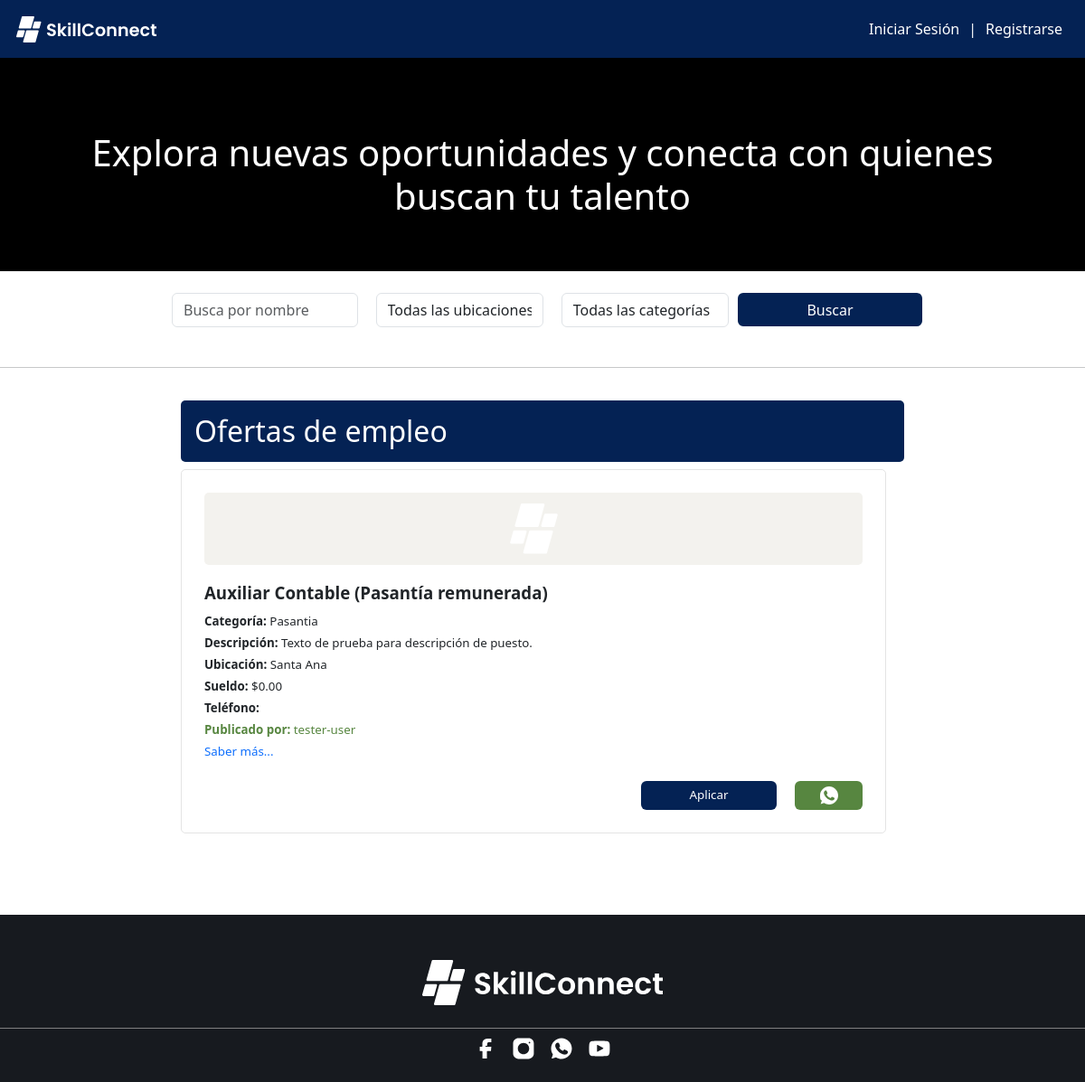
Screenshot of /index.php?nombre=Auxiliar Contable (Pasantía remunerada) with the database file from the repository.
### tables this page shows
CREATE TABLE `ofertas` (
  `id` int(11) NOT NULL,
  `usuario_id` int(11) NOT NULL,
  `nombre` varchar(100) NOT NULL,
  `profesion` varchar(100) NOT NULL,
  `descripcion` text NOT NULL,
  `sueldo` decimal(10,2) DEFAULT NULL,
  `telefono` varchar(20) DEFAULT NULL,
  `ubicacion` varchar(100) DEFAULT NULL,
  `foto_url` varchar(255) DEFAULT NULL,
  `descripcion_empresa` text DEFAULT NULL,
  `email` varchar(100) NOT NULL,
  `created_at` timestamp NOT NULL DEFAULT current_timestamp()
);

CREATE TABLE `usuarios` (
  `id` int(11) NOT NULL,
  `nombre` varchar(100) NOT NULL,
  `profesion` varchar(255) NOT NULL,
  `dui` varchar(20) NOT NULL,
  `telefono` varchar(20) NOT NULL,
  `direccion` varchar(255) NOT NULL,
  `about` text DEFAULT NULL,
  `correo` varchar(100) NOT NULL,
  `contrasena` varchar(255) NOT NULL,
  `rol` enum('Profesional','Usuario') DEFAULT 'Usuario',
  `fecha_registro` timestamp NOT NULL DEFAULT current_timestamp()
);

### index.php (the view, shortened to what this page needs)
<?php
include 'config.php';
$nombre = isset($_GET['nombre']) ? $_GET['nombre'] : '';
$query = "SELECT o.*, u.nombre AS nombre_usuario
          FROM ofertas o
          JOIN usuarios u ON o.usuario_id = u.id
          WHERE 1=1";
if (!empty($nombre)) {
    $query .= " AND o.nombre LIKE :nombre";
}
$stmt = $conn->prepare($query);
if (!empty($nombre)) {
    $stmt->bindValue(':nombre', "%$nombre%");
}
$stmt->execute();
$profesionales = $stmt->fetchAll(PDO::FETCH_ASSOC);
function limitarDescripcion($texto, $limitePalabras = 20) {
    $palabras = explode(' ', $texto);
    return $texto;
}
?>
<!DOCTYPE html>
<html lang="es">
<head>
    <link href="https://cdn.jsdelivr.net/npm/bootstrap@5.3.2/dist/css/bootstrap.min.css" rel="stylesheet">
    <link rel="stylesheet" href="./css/miestilo.css">
</head>
<body>
    <?php include 'include/header.php'; ?>
    <?php include 'include/banner.php'; ?>
    <div class="div-titulo">
        <h1 class="titulo">Explora nuevas oportunidades y conecta con quienes buscan tu talento</h1>
    </div>
    <div class="form-busqueda-contenedor" id="form-busqueda">
        <form method="GET" action="index.php" class="form-busqueda">
            <input type="text" class="form-control mb-1" name="nombre" placeholder="Busca por nombre" value="">
            <div class="input-group mb-1">
                <select class="form-control custom-select" name="ubicacion">
                    <option selected value="">Todas las ubicaciones</option>
                </select>
            </div>
            <div class="input-group mb-1">
                <select class="form-control custom-select" name="profesion">
                    <option selected value="">Todas las categorías</option>
                </select>
            </div>
            <button type="submit" class="btn" id="miboton">Buscar</button>
        </form>
    </div>
    <hr class="my-3">
    <div class="contenedor-principal">
        <div class="resultados">
            <h2 style="width: 100%; max-height: 70px">Ofertas de empleo</h2>
            <?php if (empty($profesionales)) : ?>
                <p style="font-size: 30pt"><strong>No se encontraron resultados.</strong></p>
            <?php else : ?>
                <?php foreach ($profesionales as $profesional) : ?>
                    <div class="div-resultados">
                        <div class="icono-company">
                            <img src="./img/svg/icon_app.svg" alt="Imagen empresa">
                        </div>
                        <h3><strong><?php echo $profesional['nombre']; ?></strong></h3>
                        <p class="info-oferta"><strong>Categoría: </strong><?php echo $profesional['profesion']; ?></p>
                        <p class="info-oferta"><strong>Descripción: </strong><?php echo limitarDescripcion($profesional['descripcion']); ?></p>
                        <p class="info-oferta"><strong>Ubicación: </strong><?php echo $profesional['ubicacion']; ?></p>
                        <p class="info-oferta"><strong>Sueldo: </strong>$<?php echo $profesional['sueldo']; ?></p>
                        <p class="info-oferta"><strong>Teléfono: </strong><?php echo $profesional['telefono']; ?></p>
                        <p class="info-oferta" style="color: #578640"><strong>Publicado por: </strong><?php echo $profesional['nombre_usuario']; ?></p>
                        <p class="info-oferta" style="color: #5483b3"><a href="">Saber más...</a></p>
                        <div class="info-contenedor-btn">
                            <button class="btn btn-primary" data-bs-toggle="modal" data-bs-target="#miModalAplicar">Aplicar</button>
                            <a href="https://wa.me/503<?php echo str_replace('-', '', $profesional['telefono']); ?>" target="_blank">
                                <div class="info-oferta-contacto btn btn-primary">
                                <img src="./img/svg/ico-wsp-white.svg" alt="ico-wsp">
                                </div>
                            </a>
                        </div>
                    </div>
                <?php endforeach; ?>
            <?php endif; ?>
        </div>
    </div>
    <?php include 'include/footer.php'; ?>
</body>
</html>

### css/miestilo.css (style rules this page uses)
a { text-decoration: none; }
body { background-color: rgb(255, 255, 255); display: flex; flex-direction: column; }
h2 { background-color: #042254; color: white; padding: 15px 15px; border-radius: 5px; }
.titulo { color: white; text-align: center; }
.div-titulo { display: flex; padding: 50px; justify-content: center; position: absolute; margin-top: 95px; width: 100%; }
.form-busqueda { display: flex; justify-content: center; padding: 2% 0%; width: 70%; }
.form-busqueda input { margin: 0px 10px; }
.form-busqueda div { margin: 0px 10px; }
.contenedor-principal { width: 70%; padding: 20px; margin: auto; display: flex; }
.resultados { display: flex; flex-wrap: wrap; flex-grow: 1; }
.div-resultados { display: flex; flex-wrap: wrap; border-radius: 5px; padding: 25px; background-color: white; margin: 0px 20px 20px 0px; border: 1px solid #e4e4e4; transition: 0.2s; width: 250px; font-size: 10pt; flex-grow: 1; }
.div-resultados h3 { width: 100%; margin-top: 20px; font-size: 14pt; flex-grow: 1; }
.icono-company { background-color: #f3f2ee; width: 100%; height: 80px; padding: 12px; border-radius: 5px; }
.icono-company img { width: 100%; height: 100%; object-fit: contain; }
.info-oferta { width: 100%; margin: 2px 0px; }
.info-contenedor-btn { display: flex; width: 100%; margin-top: 20px; justify-content: end; }
.info-contenedor-btn button { border: none; width: 150px; font-size: 10pt; background-color: #042254; }
.info-oferta-contacto { background-color: #578640; border: none; color: white; margin-left: 20px; width: 75px; font-size: 10pt; align-items: center; justify-content: center; }
.info-oferta-contacto img { width: 20px; }
#miboton { background-color: #042254; border: none; color: white; height: 37px; width: 100%; }
#form-busqueda { display: flex; justify-content: center; }

### rows the page displays
ofertas: nombre "Auxiliar Contable (Pasantía remunerada)", profesion "Pasantia", descripcion "Texto de prueba para descripción de puesto.", ubicacion "Santa Ana", sueldo "0.00", usuario.nombre "tester-user"
